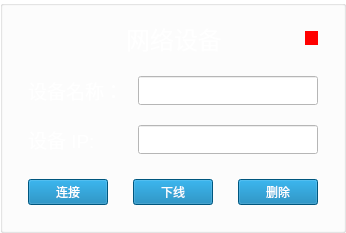
             <widget class="QGroupBox" name="netCar_6">
              <property name="styleSheet">
               <string notr="true">background-color: transparent;</string>
              </property>
              <property name="title">
               <string/>
              </property>
              <layout class="QGridLayout" name="gridLayout_10">
               <property name="leftMargin">
                <number>20</number>
               </property>
               <property name="topMargin">
                <number>15</number>
               </property>
               <property name="rightMargin">
                <number>20</number>
               </property>
               <property name="bottomMargin">
                <number>20</number>
               </property>
               <item row="0" column="0">
                <layout class="QVBoxLayout" name="verticalLayout_12" stretch="2,3,2">
                 <property name="spacing">
                  <number>20</number>
                 </property>
                 <property name="leftMargin">
                  <number>5</number>
                 </property>
                 <property name="rightMargin">
                  <number>5</number>
                 </property>
                 <item>
                  <layout class="QHBoxLayout" name="horizontalLayout_34" stretch="18,1">
                   <property name="spacing">
                    <number>15</number>
                   </property>
                   <property name="leftMargin">
                    <number>30</number>
                   </property>
                   <item>
                    <widget class="QLabel" name="label_133">
                     <property name="sizePolicy">
                      <sizepolicy hsizetype="Preferred" vsizetype="Preferred">
                       <horstretch>0</horstretch>
                       <verstretch>0</verstretch>
                      </sizepolicy>
                     </property>
                     <property name="text">
                      <string>&lt;html&gt;&lt;head/&gt;&lt;body&gt;&lt;p&gt;&lt;span style=&quot; font-size:18pt; color:#ffffff;&quot;&gt;网络设备&lt;/span&gt;&lt;/p&gt;&lt;/body&gt;&lt;/html&gt;</string>
                     </property>
                     <property name="alignment">
                      <set>Qt::AlignCenter</set>
                     </property>
                    </widget>
                   </item>
                   <item>
                    <widget class="QLabel" name="status_5">
                     <property name="sizePolicy">
                      <sizepolicy hsizetype="Preferred" vsizetype="Fixed">
                       <horstretch>0</horstretch>
                       <verstretch>0</verstretch>
                      </sizepolicy>
                     </property>
                     <property name="styleSheet">
                      <string notr="true">background-color: rgb(255, 0, 0);</string>
                     </property>
                     <property name="text">
                      <string/>
                     </property>
                    </widget>
                   </item>
                  </layout>
                 </item>
                 <item>
                  <layout class="QGridLayout" name="gridLayout_11">
                   <property name="horizontalSpacing">
                    <number>15</number>
                   </property>
                   <property name="verticalSpacing">
                    <number>20</number>
                   </property>
                   <item row="0" column="0">
                    <widget class="QLabel" name="label_135">
                     <property name="text">
                      <string>&lt;html&gt;&lt;head/&gt;&lt;body&gt;&lt;p&gt;&lt;span style=&quot; font-size:14pt; color:#ffffff;&quot;&gt;设备名称：&lt;/span&gt;&lt;/p&gt;&lt;/body&gt;&lt;/html&gt;</string>
                     </property>
                    </widget>
                   </item>
                   <item row="1" column="1">
                    <widget class="QLineEdit" name="netIP_8">
                     <property name="sizePolicy">
                      <sizepolicy hsizetype="Expanding" vsizetype="Preferred">
                       <horstretch>0</horstretch>
                       <verstretch>0</verstretch>
                      </sizepolicy>
                     </property>
                     <property name="font">
                      <font>
                       <pointsize>12</pointsize>
                      </font>
                     </property>
                     <property name="styleSheet">
                      <string notr="true">background-color: rgb(255, 255, 255);
color: rgb(0, 0, 0);</string>
                     </property>
                     <property name="text">
                      <string/>
                     </property>
                     <property name="alignment">
                      <set>Qt::AlignCenter</set>
                     </property>
                    </widget>
                   </item>
                   <item row="0" column="1">
                    <widget class="QLineEdit" name="netDevice_8">
                     <property name="sizePolicy">
                      <sizepolicy hsizetype="Expanding" vsizetype="Preferred">
                       <horstretch>0</horstretch>
                       <verstretch>0</verstretch>
                      </sizepolicy>
                     </property>
                     <property name="font">
                      <font>
                       <pointsize>12</pointsize>
                      </font>
                     </property>
                     <property name="styleSheet">
                      <string notr="true">color: rgb(0, 0, 0);
background-color: rgb(255, 255, 255);</string>
                     </property>
                     <property name="text">
                      <string/>
                     </property>
                     <property name="alignment">
                      <set>Qt::AlignCenter</set>
                     </property>
                    </widget>
                   </item>
                   <item row="1" column="0">
                    <widget class="QLabel" name="label_136">
                     <property name="text">
                      <string>&lt;html&gt;&lt;head/&gt;&lt;body&gt;&lt;p&gt;&lt;span style=&quot; font-size:14pt; color:#ffffff;&quot;&gt;设备   IP:&lt;/span&gt;&lt;/p&gt;&lt;/body&gt;&lt;/html&gt;</string>
                     </property>
                    </widget>
                   </item>
                  </layout>
                 </item>
                 <item>
                  <layout class="QHBoxLayout" name="horizontalLayout_35" stretch="1,1,1">
                   <property name="spacing">
                    <number>25</number>
                   </property>
                   <property name="topMargin">
                    <number>5</number>
                   </property>
                   <property name="bottomMargin">
                    <number>5</number>
                   </property>
                   <item>
                    <widget class="QPushButton" name="startButton_8">
                     <property name="sizePolicy">
                      <sizepolicy hsizetype="Preferred" vsizetype="Preferred">
                       <horstretch>0</horstretch>
                       <verstretch>0</verstretch>
                      </sizepolicy>
                     </property>
                     <property name="styleSheet">
                      <string notr="true">background-color: rgb(0, 120, 176);
color: rgb(255, 255, 255);</string>
                     </property>
                     <property name="text">
                      <string>连接</string>
                     </property>
                    </widget>
                   </item>
                   <item>
                    <widget class="QPushButton" name="stopButton_8">
                     <property name="sizePolicy">
                      <sizepolicy hsizetype="Preferred" vsizetype="Preferred">
                       <horstretch>0</horstretch>
                       <verstretch>0</verstretch>
                      </sizepolicy>
                     </property>
                     <property name="styleSheet">
                      <string notr="true">background-color: rgb(0, 120, 176);
color: rgb(255, 255, 255);</string>
                     </property>
                     <property name="text">
                      <string>下线</string>
                     </property>
                    </widget>
                   </item>
                   <item>
                    <widget class="QPushButton" name="delete_8">
                     <property name="sizePolicy">
                      <sizepolicy hsizetype="Preferred" vsizetype="Preferred">
                       <horstretch>0</horstretch>
                       <verstretch>0</verstretch>
                      </sizepolicy>
                     </property>
                     <property name="styleSheet">
                      <string notr="true">background-color: rgb(0, 120, 176);
color: rgb(255, 255, 255);</string>
                     </property>
                     <property name="text">
                      <string>删除</string>
                     </property>
                    </widget>
                   </item>
                  </layout>
                 </item>
                </layout>
               </item>
              </layout>
             </widget>
